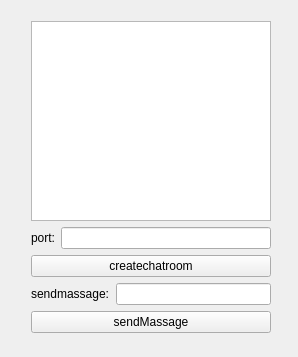
<?xml version="1.0" encoding="UTF-8"?>
<ui version="4.0">
 <class>chat_Server</class>
 <widget class="QWidget" name="chat_Server">
  <property name="geometry">
   <rect>
    <x>0</x>
    <y>0</y>
    <width>298</width>
    <height>357</height>
   </rect>
  </property>
  <property name="windowTitle">
   <string>chat_Server</string>
  </property>
  <widget class="QWidget" name="">
   <property name="geometry">
    <rect>
     <x>20</x>
     <y>10</y>
     <width>262</width>
     <height>334</height>
    </rect>
   </property>
   <layout class="QVBoxLayout" name="verticalLayout_3">
    <item>
     <layout class="QVBoxLayout" name="verticalLayout_2">
      <item>
       <layout class="QVBoxLayout" name="verticalLayout">
        <item>
         <widget class="QTextEdit" name="serverChat_text"/>
        </item>
        <item>
         <layout class="QHBoxLayout" name="horizontalLayout">
          <item>
           <widget class="QLabel" name="serverPort_text">
            <property name="text">
             <string>port:</string>
            </property>
           </widget>
          </item>
          <item>
           <widget class="QLineEdit" name="serverPort_line"/>
          </item>
         </layout>
        </item>
        <item>
         <widget class="QPushButton" name="serverCreateButton">
          <property name="text">
           <string>createchatroom</string>
          </property>
         </widget>
        </item>
       </layout>
      </item>
      <item>
       <layout class="QHBoxLayout" name="horizontalLayout_2">
        <item>
         <widget class="QLabel" name="label">
          <property name="text">
           <string>sendmassage:</string>
          </property>
         </widget>
        </item>
        <item>
         <widget class="QLineEdit" name="sendMessageLine"/>
        </item>
       </layout>
      </item>
     </layout>
    </item>
    <item>
     <widget class="QPushButton" name="sendMessageButton">
      <property name="text">
       <string>sendMassage</string>
      </property>
     </widget>
    </item>
   </layout>
  </widget>
 </widget>
 <layoutdefault spacing="6" margin="11"/>
 <resources/>
 <connections/>
</ui>
